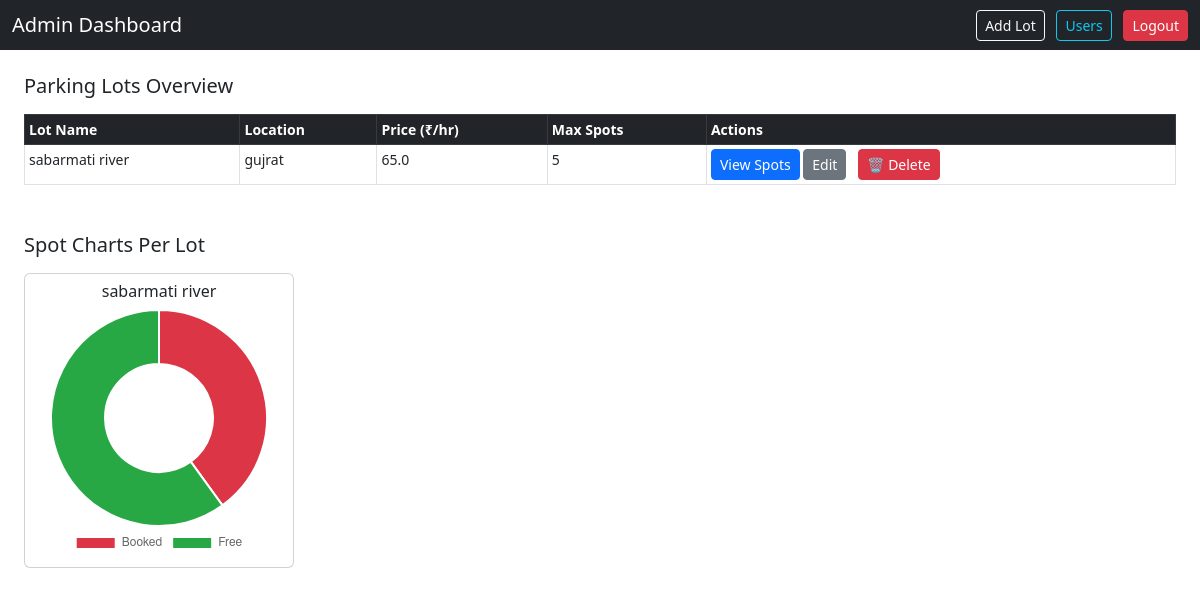
The page /admin_dashboard (signed in) on the database as committed earlier.
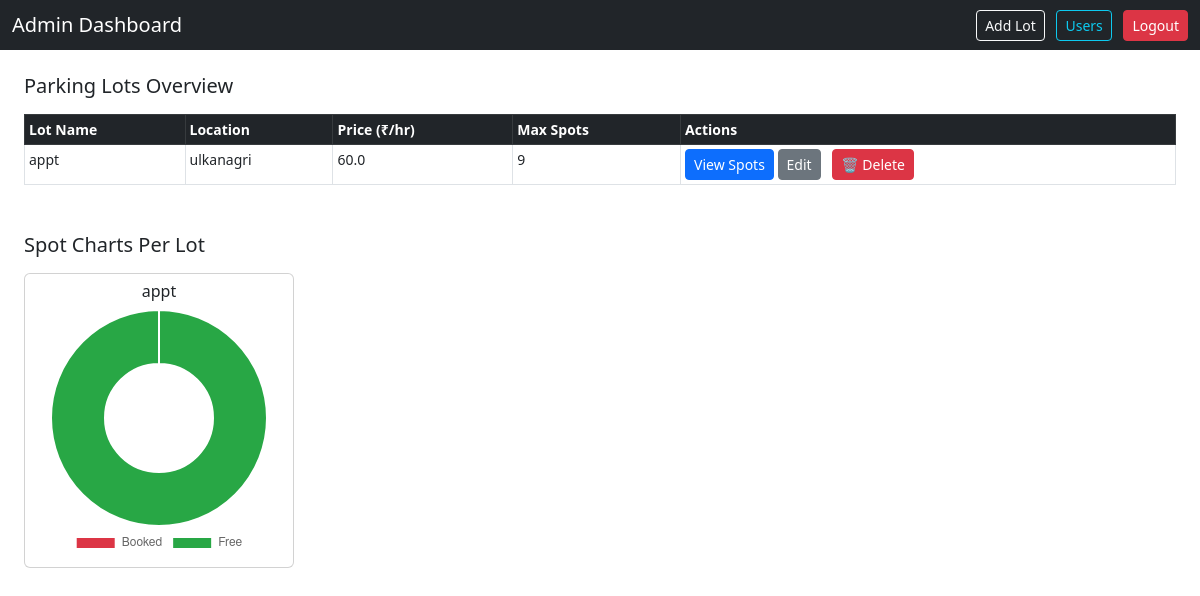
The same page on the database as committed later.
### models/models.py (models this page shows)
class ParkingLot(db.Model):
    id = db.Column(db.Integer, primary_key=True)
    name = db.Column(db.String(100), nullable=False)
    location = db.Column(db.String(100), nullable=False)
    address = db.Column(db.String(200), nullable=False)
    pincode = db.Column(db.Integer, nullable=False)
    price = db.Column(db.Float, nullable=False)
    max_spots = db.Column(db.Integer, nullable=False)
    spots = db.relationship('ParkingSpot', backref='lot', lazy=True)

### controllers/routes.py (the view)
@app.route('/admin_dashboard')
def admin_dashboard():
    if session.get('role') != 'admin':
        return redirect('/login')
    lots = ParkingLot.query.all()
    lot_data = []
    for lot in lots:
        booked_count = ParkingSpot.query.filter_by(lot_id=lot.id, is_booked=True).count()
        free_count = ParkingSpot.query.filter_by(lot_id=lot.id, is_booked=False).count()
        lot_data.append({
            'id': lot.id,
            'name': lot.name,
            'booked': booked_count,
            'free': free_count
        })
    total_booked = ParkingSpot.query.filter_by(is_booked=True).count()
    total_free = ParkingSpot.query.filter_by(is_booked=False).count()
    return render_template("admin_dashboard.html",
                       lots=lots,
                       lot_data=lot_data,
                       total_booked=total_booked,
                       total_free=total_free)

### templates/admin_dashboard.html (shortened to what this page needs)
<!DOCTYPE html>
<html lang="en">
<head>
  <link href="https://cdn.jsdelivr.net/npm/bootstrap@5.3.0/dist/css/bootstrap.min.css" rel="stylesheet">
</head>
<body>
<nav class="navbar navbar-dark bg-dark mb-4">
  <div class="container-fluid justify-content-between">
    <span class="navbar-brand mb-0 h1"> Admin Dashboard</span>
    <div>
      <a href="/add_lot" class="btn btn-outline-light btn-sm me-2"> Add Lot</a>
      <a href="/view_users" class="btn btn-outline-info btn-sm me-2"> Users</a>
      <a href="/logout" class="btn btn-danger btn-sm">Logout</a>
    </div>
  </div>
</nav>
<div class="container-fluid px-4" style="max-width: 1200px;">
  <h5 class="mb-3"> Parking Lots Overview</h5>
  {% if lots %}
  <table class="table table-bordered table-sm">
    <thead class="table-dark">
      <tr>
        <th>Lot Name</th>
        <th>Location</th>
        <th>Price (₹/hr)</th>
        <th>Max Spots</th>
        <th>Actions</th>
      </tr>
    </thead>
    <tbody>
      {% for lot in lots %}
      <tr>
        <td>{{ lot.name }}</td>
        <td>{{ lot.location }}</td>
        <td>{{ lot.price }}</td>
        <td>{{ lot.max_spots }}</td>
        <td>
          <a href="/admin/view_spots/{{ lot.id }}" class="btn btn-primary btn-sm">View Spots</a>
          <a href="/edit_lot/{{ lot.id }}" class="btn btn-secondary btn-sm"> Edit</a>
          <a href="/delete_lot/{{ lot.id }}" class="btn btn-danger btn-sm ms-2"
             onclick="return confirm('Delete only if all spots are free. Continue?')">🗑️ Delete</a>
        </td>
      </tr>
      {% endfor %}
    </tbody>
  </table>
  {% else %}
    <p>No parking lots available yet.</p>
  {% endif %}
  <h5 class="mt-5 mb-3"> Spot Charts Per Lot</h5>
  <div class="row">
    {% for lot in lot_data %}
    <div class="col-md-4 col-lg-3 mb-4">
      <div class="card p-2 text-center">
        <h6>{{ lot.name }}</h6>
        <canvas
          class="lot-chart"
          id="chart{{ lot.id }}"
          data-booked="{{ lot.booked }}"
          data-free="{{ lot.free }}">
        </canvas>
      </div>
    </div>
    {% endfor %}
  </div>
</div>
<script>
window.onload = function () {
  document.querySelectorAll('.lot-chart').forEach(function(canvas) {
    const booked = Number(canvas.dataset.booked);
    const free = Number(canvas.dataset.free);
    const ctx = canvas.getContext("2d");
    new Chart(ctx, {
      type: 'doughnut',
      data: {
        labels: ['Booked', 'Free'],
        datasets: [{
          data: [booked, free],
          backgroundColor: ['#dc3545', '#28a745']
        }]
      },
      options: {
        responsive: true,
        maintainAspectRatio: true,
        plugins: {
          legend: {
            position: 'bottom',
            labels: { font: { size: 12 } }
          }
        }
      }
    });
  });
};
</script>
</body>
</html>

Rows that differ between the two databases and show on the page:
removed ParkingLot: name "sabarmati river", location "gujrat", price "65.0", max_spots "5"
added ParkingLot: name "appt", location "ulkanagri", price "60.0", max_spots "9"
